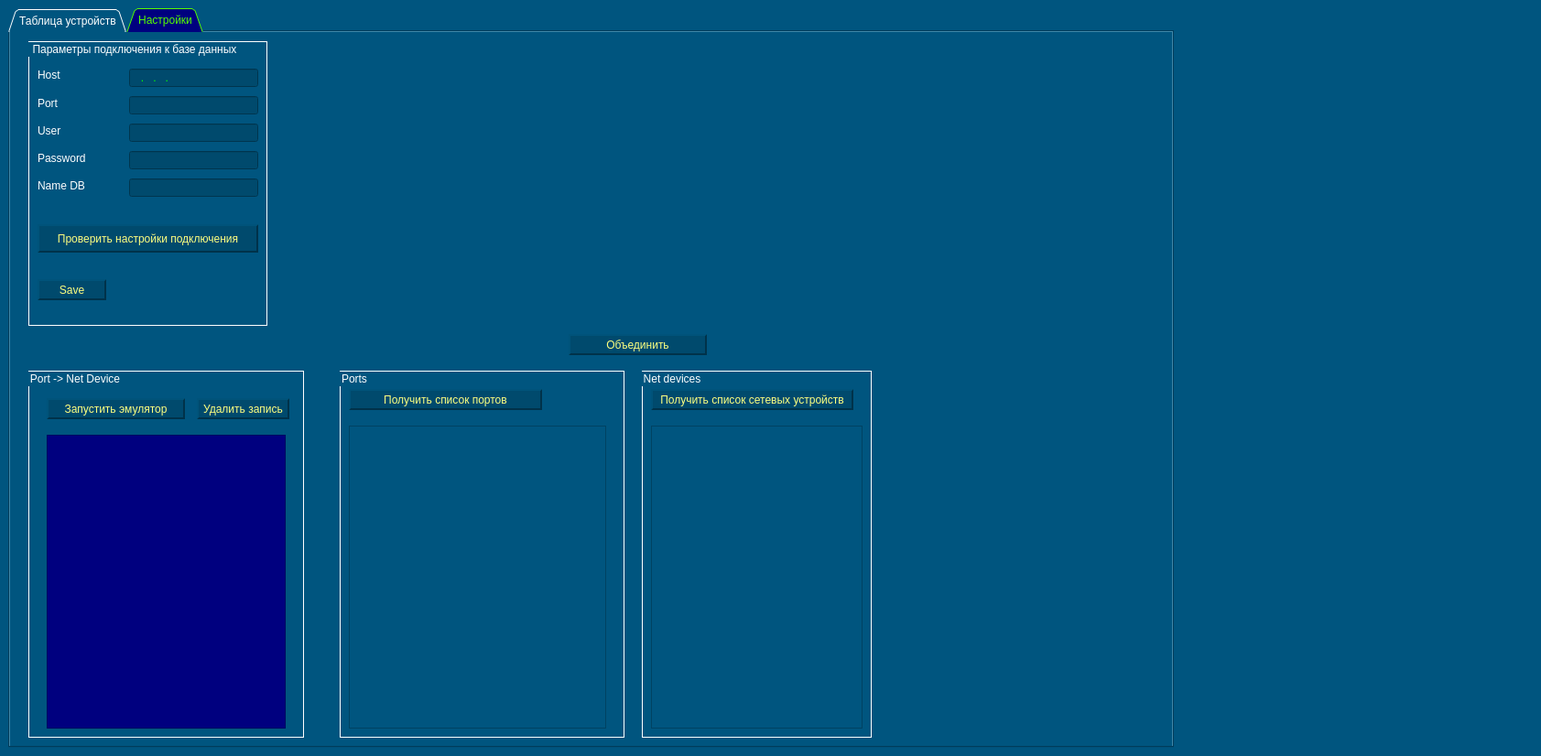
<?xml version="1.0" encoding="UTF-8"?>
<ui version="4.0">
 <class>MainWindow</class>
 <widget class="QMainWindow" name="MainWindow">
  <property name="geometry">
   <rect>
    <x>0</x>
    <y>0</y>
    <width>1683</width>
    <height>826</height>
   </rect>
  </property>
  <property name="windowTitle">
   <string>Эмулятор устройств ModBus &amp; Sigma</string>
  </property>
  <property name="styleSheet">
   <string notr="true">background-color: rgb(0, 85, 127);</string>
  </property>
  <widget class="QWidget" name="centralwidget">
   <property name="maximumSize">
    <size>
     <width>1291</width>
     <height>16777215</height>
    </size>
   </property>
   <layout class="QVBoxLayout" name="verticalLayout_3">
    <item>
     <widget class="QTabWidget" name="tabWidget">
      <property name="sizePolicy">
       <sizepolicy hsizetype="Expanding" vsizetype="Expanding">
        <horstretch>0</horstretch>
        <verstretch>0</verstretch>
       </sizepolicy>
      </property>
      <property name="styleSheet">
       <string notr="true">QTabWidget {
	border-color: rgb(255, 255, 255);
	border: none;
	border-left: 1px solid rgb(0, 83, 122);
	border-top: 1px solid rgb(0, 83, 122);
	border-right: 1px solid rgb(0, 50, 74);	
	border-bottom: 1px solid rgb(0, 50, 74);
}

QTabBar {
	color: rgb(255, 255, 255);
}

QTabBar::tab:selected  {
    background-color:rgb(0, 0, 127);
	color: rgb(85, 255, 0);
}
</string>
      </property>
      <property name="tabShape">
       <enum>QTabWidget::Triangular</enum>
      </property>
      <property name="currentIndex">
       <number>1</number>
      </property>
      <widget class="QWidget" name="main_tab">
       <attribute name="title">
        <string>Таблица устройств</string>
       </attribute>
       <layout class="QHBoxLayout" name="horizontalLayout_3">
        <item>
         <layout class="QGridLayout" name="gridLayout_2">
          <item row="0" column="2">
           <layout class="QVBoxLayout" name="verticalLayout_2">
            <item>
             <layout class="QHBoxLayout" name="horizontalLayout_5">
              <item>
               <spacer name="horizontalSpacer">
                <property name="orientation">
                 <enum>Qt::Horizontal</enum>
                </property>
                <property name="sizeHint" stdset="0">
                 <size>
                  <width>40</width>
                  <height>20</height>
                 </size>
                </property>
               </spacer>
              </item>
              <item>
               <widget class="QLabel" name="ipr_label">
                <property name="styleSheet">
                 <string notr="true">QLabel {
	color: rgb(255, 255, 255);
	border: 1px solid rgb(0, 160, 0);
}
</string>
                </property>
                <property name="text">
                 <string>ИП-535

1</string>
                </property>
                <property name="alignment">
                 <set>Qt::AlignHCenter|Qt::AlignTop</set>
                </property>
                <property name="margin">
                 <number>5</number>
                </property>
                <property name="indent">
                 <number>0</number>
                </property>
               </widget>
              </item>
              <item>
               <widget class="QLabel" name="ip_101_lbl">
                <property name="styleSheet">
                 <string notr="true">QLabel {
	color: rgb(255, 255, 255);
	border: 1px solid rgb(0, 160, 0);
}
</string>
                </property>
                <property name="text">
                 <string>ИПП
Гелиос
2</string>
                </property>
                <property name="alignment">
                 <set>Qt::AlignHCenter|Qt::AlignTop</set>
                </property>
                <property name="margin">
                 <number>5</number>
                </property>
                <property name="indent">
                 <number>0</number>
                </property>
               </widget>
              </item>
              <item>
               <widget class="QLabel" name="label_12">
                <property name="styleSheet">
                 <string notr="true">QLabel {
	color: rgb(255, 255, 255);
	border: 1px solid rgb(0, 160, 0);
}
</string>
                </property>
                <property name="text">
                 <string>ИП-101

3</string>
                </property>
                <property name="alignment">
                 <set>Qt::AlignHCenter|Qt::AlignTop</set>
                </property>
                <property name="margin">
                 <number>5</number>
                </property>
                <property name="indent">
                 <number>0</number>
                </property>
               </widget>
              </item>
              <item>
               <widget class="QLabel" name="label_4">
                <property name="styleSheet">
                 <string notr="true">QLabel {
	color: rgb(255, 255, 255);
	border: 1px solid rgb(0, 160, 0);
}
</string>
                </property>
                <property name="text">
                 <string>ИП-330
Кречет
4</string>
                </property>
                <property name="alignment">
                 <set>Qt::AlignHCenter|Qt::AlignTop</set>
                </property>
                <property name="margin">
                 <number>5</number>
                </property>
                <property name="indent">
                 <number>0</number>
                </property>
               </widget>
              </item>
              <item>
               <widget class="QLabel" name="label_10">
                <property name="styleSheet">
                 <string notr="true">QLabel {
	color: rgb(255, 255, 255);
	border: 1px solid rgb(0, 160, 0);
}
</string>
                </property>
                <property name="text">
                 <string>ИП-329
Феникс
5</string>
                </property>
                <property name="alignment">
                 <set>Qt::AlignHCenter|Qt::AlignTop</set>
                </property>
                <property name="margin">
                 <number>5</number>
                </property>
                <property name="indent">
                 <number>0</number>
                </property>
               </widget>
              </item>
              <item>
               <widget class="QLabel" name="label_6">
                <property name="styleSheet">
                 <string notr="true">QLabel {
	color: rgb(255, 255, 255);
	border: 1px solid rgb(0, 160, 0);
}
</string>
                </property>
                <property name="text">
                 <string>ИПЭС

6</string>
                </property>
                <property name="alignment">
                 <set>Qt::AlignHCenter|Qt::AlignTop</set>
                </property>
                <property name="margin">
                 <number>5</number>
                </property>
                <property name="indent">
                 <number>0</number>
                </property>
               </widget>
              </item>
              <item>
               <widget class="QLabel" name="label">
                <property name="styleSheet">
                 <string notr="true">QLabel {
	color: rgb(255, 255, 255);
	border: 1px solid rgb(0, 160, 0);
}
</string>
                </property>
                <property name="text">
                 <string>МИП

7</string>
                </property>
                <property name="alignment">
                 <set>Qt::AlignHCenter|Qt::AlignTop</set>
                </property>
                <property name="margin">
                 <number>5</number>
                </property>
                <property name="indent">
                 <number>0</number>
                </property>
               </widget>
              </item>
              <item>
               <widget class="QLabel" name="label_3">
                <property name="styleSheet">
                 <string notr="true">QLabel {
	color: rgb(255, 255, 255);
	border: 1px solid rgb(0, 160, 0);
}
</string>
                </property>
                <property name="text">
                 <string>ИПА

8</string>
                </property>
                <property name="alignment">
                 <set>Qt::AlignHCenter|Qt::AlignTop</set>
                </property>
                <property name="margin">
                 <number>5</number>
                </property>
                <property name="indent">
                 <number>0</number>
                </property>
               </widget>
              </item>
              <item>
               <widget class="QLabel" name="label_2">
                <property name="styleSheet">
                 <string notr="true">QLabel {
	color: rgb(255, 255, 255);
	border: 1px solid rgb(0, 160, 0);
}
</string>
                </property>
                <property name="text">
                 <string>NLS

9</string>
                </property>
                <property name="alignment">
                 <set>Qt::AlignHCenter|Qt::AlignTop</set>
                </property>
                <property name="margin">
                 <number>5</number>
                </property>
                <property name="indent">
                 <number>0</number>
                </property>
               </widget>
              </item>
              <item>
               <widget class="QLabel" name="label_7">
                <property name="styleSheet">
                 <string notr="true">QLabel {
	color: rgb(255, 255, 255);
	border: 1px solid rgb(0, 160, 0);
}
</string>
                </property>
                <property name="text">
                 <string>А2ДПИ

11</string>
                </property>
                <property name="alignment">
                 <set>Qt::AlignHCenter|Qt::AlignTop</set>
                </property>
                <property name="margin">
                 <number>5</number>
                </property>
                <property name="indent">
                 <number>0</number>
                </property>
               </widget>
              </item>
              <item>
               <widget class="QLabel" name="label_8">
                <property name="styleSheet">
                 <string notr="true">QLabel {
	color: rgb(255, 255, 255);
	border: 1px solid rgb(0, 160, 0);
}
</string>
                </property>
                <property name="text">
                 <string>ИР

12</string>
                </property>
                <property name="alignment">
                 <set>Qt::AlignHCenter|Qt::AlignTop</set>
                </property>
                <property name="margin">
                 <number>5</number>
                </property>
                <property name="indent">
                 <number>0</number>
                </property>
               </widget>
              </item>
              <item>
               <widget class="QLabel" name="label_5">
                <property name="styleSheet">
                 <string notr="true">QLabel {
	color: rgb(255, 255, 255);
	border: 1px solid rgb(0, 160, 0);
}
</string>
                </property>
                <property name="text">
                 <string>МКЗ

13</string>
                </property>
                <property name="alignment">
                 <set>Qt::AlignHCenter|Qt::AlignTop</set>
                </property>
                <property name="margin">
                 <number>5</number>
                </property>
                <property name="indent">
                 <number>0</number>
                </property>
               </widget>
              </item>
             </layout>
            </item>
           </layout>
          </item>
          <item row="0" column="1">
           <widget class="QGroupBox" name="groupBox">
            <property name="sizePolicy">
             <sizepolicy hsizetype="Fixed" vsizetype="Fixed">
              <horstretch>0</horstretch>
              <verstretch>0</verstretch>
             </sizepolicy>
            </property>
            <property name="whatsThis">
             <string>&lt;html&gt;&lt;head/&gt;&lt;body&gt;&lt;p&gt;Для изменения состояния датчика нужно выбрать датчик в таблице и нажать на соответствующую кнопку состояния.&lt;/p&gt;&lt;/body&gt;&lt;/html&gt;</string>
            </property>
            <property name="styleSheet">
             <string notr="true">QGroupBox {
	color: rgb(255, 255, 255);
	
}
</string>
            </property>
            <property name="title">
             <string>Изменение состояния выбранного датчика.</string>
            </property>
            <layout class="QGridLayout" name="gridLayout">
             <item row="0" column="0">
              <layout class="QVBoxLayout" name="verticalLayout">
               <item>
                <layout class="QHBoxLayout" name="horizontalLayout_2"/>
               </item>
               <item>
                <layout class="QHBoxLayout" name="horizontalLayout">
                 <item>
                  <widget class="QPushButton" name="normal_btn">
                   <property name="sizePolicy">
                    <sizepolicy hsizetype="Fixed" vsizetype="Fixed">
                     <horstretch>0</horstretch>
                     <verstretch>0</verstretch>
                    </sizepolicy>
                   </property>
                   <property name="minimumSize">
                    <size>
                     <width>110</width>
                     <height>20</height>
                    </size>
                   </property>
                   <property name="styleSheet">
                    <string notr="true">QPushButton {
	background-color: rgb(157, 242, 160);
	border: none;

	font: 75 10pt &quot;Georgia&quot;;
	color: rgb(0, 0, 0);
	border-radius: 6px;
}

QPushButton:hover {
	background-color: rgb(152, 234, 154);
	border-left: 2px solid rgb(0, 160, 0);
	border-top: 2px solid rgb(0, 160, 0);
	border-right: 2px solid rgb(0, 160, 0);	
	border-bottom: 2px solid rgb(0, 160, 0);
}

QPushButton:pressed {
	background-color: rgb(157, 242, 160);
	background-color: rgb(143, 220, 146);
	border-left: 2px solid rgb(0, 130, 0);
	border-top: 2px solid rgb(0, 130, 0);
	border-right: 2px solid rgb(0, 130, 0);	
	border-bottom: 2px solid rgb(0, 130, 0);
}
</string>
                   </property>
                   <property name="text">
                    <string>Норма</string>
                   </property>
                  </widget>
                 </item>
                 <item>
                  <widget class="QPushButton" name="fire_btn">
                   <property name="sizePolicy">
                    <sizepolicy hsizetype="Fixed" vsizetype="Fixed">
                     <horstretch>0</horstretch>
                     <verstretch>0</verstretch>
                    </sizepolicy>
                   </property>
                   <property name="minimumSize">
                    <size>
                     <width>110</width>
                     <height>20</height>
                    </size>
                   </property>
                   <property name="baseSize">
                    <size>
                     <width>100</width>
                     <height>0</height>
                    </size>
                   </property>
                   <property name="styleSheet">
                    <string notr="true">QPushButton {
	background-color: rgb(173, 0, 0);
	font: 75 10pt &quot;Georgia&quot;;
	color: rgb(0, 0, 0);
	border-radius: 6px;
}

QPushButton:hover {
	background-color: rgb(173, 0, 0);;
	border-left: 2px solid rgb(0, 160, 0);
	border-top: 2px solid rgb(0, 160, 0);
	border-right: 2px solid rgb(0, 160, 0);	
	border-bottom: 2px solid rgb(0, 160, 0);
}

QPushButton:pressed {
	background-color: rgb(173, 0, 0);
	border-left: 2px solid rgb(0, 130, 0);
	border-top: 2px solid rgb(0, 130, 0);
	border-right: 2px solid rgb(0, 130, 0);	
	border-bottom: 2px solid rgb(0, 130, 0);
}
</string>
                   </property>
                   <property name="text">
                    <string>Пожар</string>
                   </property>
                  </widget>
                 </item>
                 <item>
                  <widget class="QPushButton" name="failure_btn">
                   <property name="sizePolicy">
                    <sizepolicy hsizetype="Fixed" vsizetype="Fixed">
                     <horstretch>0</horstretch>
                     <verstretch>0</verstretch>
                    </sizepolicy>
                   </property>
                   <property name="minimumSize">
                    <size>
                     <width>110</width>
                     <height>20</height>
                    </size>
                   </property>
                   <property name="maximumSize">
                    <size>
                     <width>100</width>
                     <height>16777215</height>
                    </size>
                   </property>
                   <property name="styleSheet">
                    <string notr="true">QPushButton {
	background-color: rgb(255, 140, 0);
	font: 75 10pt &quot;Georgia&quot;;
	color: rgb(0, 0, 0);
	border-radius: 6px;
}

QPushButton:hover {
	background-color: rgb(255, 140, 0);
	border-left: 2px solid rgb(0, 160, 0);
	border-top: 2px solid rgb(0, 160, 0);
	border-right: 2px solid rgb(0, 160, 0);	
	border-bottom: 2px solid rgb(0, 160, 0);
}

QPushButton:pressed {
	background-color: rgb(255, 140, 0);
	border-left: 2px solid rgb(0, 130, 0);
	border-top: 2px solid rgb(0, 130, 0);
	border-right: 2px solid rgb(0, 130, 0);	
	border-bottom: 2px solid rgb(0, 130, 0);
}</string>
                   </property>
                   <property name="text">
                    <string>Неисправность</string>
                   </property>
                  </widget>
                 </item>
                </layout>
               </item>
              </layout>
             </item>
            </layout>
           </widget>
          </item>
          <item row="2" column="1" colspan="2">
           <widget class="QTableWidget" name="output_table">
            <property name="styleSheet">
             <string notr="true">QHeaderView::section:horizontal {
    color: #fff;
    background-color: rgb(0, 85, 127);
 }
QTableWidget {
	font: 63 8pt &quot;Yu Gothic UI Semibold&quot;;
}
</string>
            </property>
           </widget>
          </item>
         </layout>
        </item>
       </layout>
      </widget>
      <widget class="QWidget" name="settings_tab">
       <attribute name="title">
        <string>Настройки</string>
       </attribute>
       <widget class="QGroupBox" name="port_and_ne_dev_groupBox">
        <property name="geometry">
         <rect>
          <x>20</x>
          <y>370</y>
          <width>301</width>
          <height>401</height>
         </rect>
        </property>
        <property name="sizePolicy">
         <sizepolicy hsizetype="Fixed" vsizetype="Fixed">
          <horstretch>0</horstretch>
          <verstretch>0</verstretch>
         </sizepolicy>
        </property>
        <property name="styleSheet">
         <string notr="true">QGroupBox {
	color: rgb(255, 255, 255);
	font: 10pt &quot;Tahoma&quot;;
	border: 1px solid rgb(255, 255, 255);
}</string>
        </property>
        <property name="title">
         <string>Port -&gt; Net Device</string>
        </property>
        <widget class="QTableWidget" name="port_and_net_dev_tableWidget">
         <property name="geometry">
          <rect>
           <x>20</x>
           <y>70</y>
           <width>261</width>
           <height>321</height>
          </rect>
         </property>
         <property name="styleSheet">
          <string notr="true">QHeaderView::section:horizontal {
    color: #fff;
    background-color: rgb(0, 85, 127);
 }
QTableWidget {
	background-color: rgb(0, 0, 127);
	color: rgb(85, 255, 0);
	font: 63 8pt &quot;Yu Gothic UI Semibold&quot;;
}
</string>
         </property>
        </widget>
        <widget class="QPushButton" name="send_table_btn">
         <property name="geometry">
          <rect>
           <x>20</x>
           <y>30</y>
           <width>151</width>
           <height>23</height>
          </rect>
         </property>
         <property name="styleSheet">
          <string notr="true">QPushButton {
	background-color: rgb(0, 74, 109);
	color: rgb(255, 255, 127);
	border: none;
	border-left: 2px solid rgb(0, 83, 122);
	border-top: 2px solid rgb(0, 83, 122);
	border-right: 2px solid rgb(0, 50, 74);	
	border-bottom: 2px solid rgb(0, 50, 74);
}

QPushButton:hover {
	background-color: rgb(0, 74, 109);
	color:rgb(0, 255, 0);
}

QPushButton:pressed {
	background-color: rgb(0, 74, 109);
	color: rgb(0, 255, 0);
	border-left: 2px solid rgb(0, 64, 94);
	border-top: 2px solid rgb(0, 64, 94);
	border-right: 2px solid rgb(0, 83, 122);	
	border-bottom: 2px solid rgb(0, 83, 122);
}</string>
         </property>
         <property name="text">
          <string>Запустить эмулятор</string>
         </property>
        </widget>
        <widget class="QPushButton" name="delete_line_btn">
         <property name="geometry">
          <rect>
           <x>184</x>
           <y>30</y>
           <width>101</width>
           <height>23</height>
          </rect>
         </property>
         <property name="styleSheet">
          <string notr="true">QPushButton {
	background-color: rgb(0, 74, 109);
	color: rgb(255, 255, 127);
	border: none;
	border-left: 2px solid rgb(0, 83, 122);
	border-top: 2px solid rgb(0, 83, 122);
	border-right: 2px solid rgb(0, 50, 74);	
	border-bottom: 2px solid rgb(0, 50, 74);
}

QPushButton:hover {
	background-color: rgb(0, 74, 109);
	color:rgb(0, 255, 0);
}

QPushButton:pressed {
	background-color: rgb(0, 74, 109);
	color: rgb(0, 255, 0);
	border-left: 2px solid rgb(0, 64, 94);
	border-top: 2px solid rgb(0, 64, 94);
	border-right: 2px solid rgb(0, 83, 122);	
	border-bottom: 2px solid rgb(0, 83, 122);
}</string>
         </property>
         <property name="text">
          <string>Удалить запись</string>
         </property>
        </widget>
       </widget>
       <widget class="QGroupBox" name="ports_groupBox">
        <property name="geometry">
         <rect>
          <x>360</x>
          <y>370</y>
          <width>311</width>
          <height>401</height>
         </rect>
        </property>
        <property name="sizePolicy">
         <sizepolicy hsizetype="Fixed" vsizetype="Fixed">
          <horstretch>0</horstretch>
          <verstretch>0</verstretch>
         </sizepolicy>
        </property>
        <property name="styleSheet">
         <string notr="true">QGroupBox {
	color: rgb(255, 255, 255);
	font: 10pt &quot;Tahoma&quot;;
	border: 1px solid rgb(255, 255, 255);
}</string>
        </property>
        <property name="title">
         <string>Ports</string>
        </property>
        <widget class="QListWidget" name="ports_listWidget">
         <property name="geometry">
          <rect>
           <x>10</x>
           <y>60</y>
           <width>281</width>
           <height>331</height>
          </rect>
         </property>
         <property name="styleSheet">
          <string notr="true">QListWidget {
	color: rgb(85, 255, 255);
}

QListWidget::item:selected {
    background-color: rgb(0, 74, 109);
}
</string>
         </property>
        </widget>
        <widget class="QPushButton" name="get_ports_btn">
         <property name="geometry">
          <rect>
           <x>10</x>
           <y>20</y>
           <width>211</width>
           <height>23</height>
          </rect>
         </property>
         <property name="styleSheet">
          <string notr="true">QPushButton {
	background-color: rgb(0, 74, 109);
	color: rgb(255, 255, 127);
	border: none;
	border-left: 2px solid rgb(0, 83, 122);
	border-top: 2px solid rgb(0, 83, 122);
	border-right: 2px solid rgb(0, 50, 74);	
	border-bottom: 2px solid rgb(0, 50, 74);
}

QPushButton:hover {
	background-color: rgb(0, 74, 109);
	color:rgb(0, 255, 0);
}

QPushButton:pressed {
	background-color: rgb(0, 74, 109);
	color: rgb(0, 255, 0);
	border-left: 2px solid rgb(0, 64, 94);
	border-top: 2px solid rgb(0, 64, 94);
	border-right: 2px solid rgb(0, 83, 122);	
	border-bottom: 2px solid rgb(0, 83, 122);
}</string>
         </property>
         <property name="text">
          <string>Получить список портов</string>
         </property>
        </widget>
       </widget>
       <widget class="QGroupBox" name="net_dev_groupBox">
        <property name="geometry">
         <rect>
          <x>690</x>
          <y>370</y>
          <width>251</width>
          <height>401</height>
         </rect>
        </property>
        <property name="sizePolicy">
         <sizepolicy hsizetype="Fixed" vsizetype="Fixed">
          <horstretch>0</horstretch>
          <verstretch>0</verstretch>
         </sizepolicy>
        </property>
        <property name="styleSheet">
         <string notr="true">QGroupBox {
	color: rgb(255, 255, 255);
	font: 10pt &quot;Tahoma&quot;;
	border: 1px solid rgb(255, 255, 255);
}
</string>
        </property>
        <property name="title">
         <string>Net devices</string>
        </property>
        <widget class="QListWidget" name="net_dev_listWidget">
         <property name="geometry">
          <rect>
           <x>10</x>
           <y>60</y>
           <width>231</width>
           <height>331</height>
          </rect>
         </property>
         <property name="styleSheet">
          <string notr="true">QListWidget {
	color: rgb(85, 255, 255);
}

QListWidget::item:selected {
    background-color: rgb(0, 74, 109);
}

QListWidget:hower {
   background-color: rgb(0, 124, 181);
}</string>
         </property>
        </widget>
        <widget class="QPushButton" name="get_net_dev_btn">
         <property name="geometry">
          <rect>
           <x>10</x>
           <y>20</y>
           <width>221</width>
           <height>23</height>
          </rect>
         </property>
         <property name="styleSheet">
          <string notr="true">QPushButton {
	background-color: rgb(0, 74, 109);
	color: rgb(255, 255, 127);
	border: none;
	border-left: 2px solid rgb(0, 83, 122);
	border-top: 2px solid rgb(0, 83, 122);
	border-right: 2px solid rgb(0, 50, 74);	
	border-bottom: 2px solid rgb(0, 50, 74);
}

QPushButton:hover {
	background-color: rgb(0, 74, 109);
	color:rgb(0, 255, 0);
}

QPushButton:pressed {
	background-color: rgb(0, 74, 109);
	color: rgb(0, 255, 0);
	border-left: 2px solid rgb(0, 64, 94);
	border-top: 2px solid rgb(0, 64, 94);
	border-right: 2px solid rgb(0, 83, 122);	
	border-bottom: 2px solid rgb(0, 83, 122);
}</string>
         </property>
         <property name="text">
          <string>Получить список сетевых устройств</string>
         </property>
        </widget>
       </widget>
       <widget class="QGroupBox" name="groupBox_2">
        <property name="geometry">
         <rect>
          <x>20</x>
          <y>10</y>
          <width>261</width>
          <height>311</height>
         </rect>
        </property>
        <property name="sizePolicy">
         <sizepolicy hsizetype="Fixed" vsizetype="Fixed">
          <horstretch>0</horstretch>
          <verstretch>0</verstretch>
         </sizepolicy>
        </property>
        <property name="minimumSize">
         <size>
          <width>261</width>
          <height>311</height>
         </size>
        </property>
        <property name="styleSheet">
         <string notr="true">QGroupBox {
	color: rgb(255, 255, 255);
	border: 1px solid rgb(255, 255, 255);
}</string>
        </property>
        <property name="title">
         <string>Параметры подключения к базе данных</string>
        </property>
        <widget class="QLabel" name="port_db_lbl">
         <property name="geometry">
          <rect>
           <x>10</x>
           <y>60</y>
           <width>47</width>
           <height>16</height>
          </rect>
         </property>
         <property name="styleSheet">
          <string notr="true">QLabel {
	color: rgb(255, 255, 255);
}</string>
         </property>
         <property name="text">
          <string>Port</string>
         </property>
        </widget>
        <widget class="QLabel" name="host_db_lbl">
         <property name="geometry">
          <rect>
           <x>10</x>
           <y>30</y>
           <width>47</width>
           <height>14</height>
          </rect>
         </property>
         <property name="styleSheet">
          <string notr="true">QLabel {
	color: rgb(255, 255, 255);
}</string>
         </property>
         <property name="text">
          <string>Host</string>
         </property>
        </widget>
        <widget class="QLabel" name="user_db_lbl">
         <property name="geometry">
          <rect>
           <x>10</x>
           <y>90</y>
           <width>51</width>
           <height>16</height>
          </rect>
         </property>
         <property name="styleSheet">
          <string notr="true">QLabel {
	color: rgb(255, 255, 255);
}</string>
         </property>
         <property name="text">
          <string>User</string>
         </property>
        </widget>
        <widget class="QLabel" name="pass_db_lbl">
         <property name="geometry">
          <rect>
           <x>10</x>
           <y>120</y>
           <width>61</width>
           <height>16</height>
          </rect>
         </property>
         <property name="styleSheet">
          <string notr="true">QLabel {
	color: rgb(255, 255, 255);
}</string>
         </property>
         <property name="text">
          <string>Password</string>
         </property>
        </widget>
        <widget class="QLabel" name="name_db_lbl">
         <property name="geometry">
          <rect>
           <x>10</x>
           <y>150</y>
           <width>61</width>
           <height>16</height>
          </rect>
         </property>
         <property name="styleSheet">
          <string notr="true">QLabel {
	color: rgb(255, 255, 255);
}</string>
         </property>
         <property name="text">
          <string>Name DB</string>
         </property>
        </widget>
        <widget class="QLineEdit" name="host_db_lineEdit">
         <property name="geometry">
          <rect>
           <x>110</x>
           <y>30</y>
           <width>141</width>
           <height>20</height>
          </rect>
         </property>
         <property name="toolTip">
          <string>&lt;html&gt;&lt;head/&gt;&lt;body&gt;&lt;p&gt;Адрес (IP4) подключения к БД&lt;/p&gt;&lt;/body&gt;&lt;/html&gt;</string>
         </property>
         <property name="styleSheet">
          <string notr="true">QLineEdit {
background-color: rgb(0, 74, 109);
color: rgb(4, 255, 0);
}

QToolTip {
	color: rgb(0, 0, 127);
}</string>
         </property>
         <property name="inputMask">
          <string>000\.000\.000\.000</string>
         </property>
         <property name="text">
          <string>...</string>
         </property>
        </widget>
        <widget class="QLineEdit" name="port_db_lineEdit">
         <property name="geometry">
          <rect>
           <x>110</x>
           <y>60</y>
           <width>141</width>
           <height>20</height>
          </rect>
         </property>
         <property name="toolTip">
          <string>&lt;html&gt;&lt;head/&gt;&lt;body&gt;&lt;p&gt;Номер порта должен быть в диапазоне &lt;span style=&quot; font-family:'JetBrains Mono','monospace'; font-size:10pt; font-weight:600; font-style:italic; color:#ff0000;&quot;&gt;1024-49151&lt;/span&gt;&lt;/p&gt;&lt;/body&gt;&lt;/html&gt;</string>
         </property>
         <property name="styleSheet">
          <string notr="true">QLineEdit {
background-color: rgb(0, 74, 109);
color: rgb(4, 255, 0);
}

QToolTip {
	color: rgb(0, 0, 127);
}</string>
         </property>
         <property name="inputMask">
          <string>00009</string>
         </property>
         <property name="text">
          <string/>
         </property>
        </widget>
        <widget class="QLineEdit" name="user_db_lineEdit">
         <property name="geometry">
          <rect>
           <x>110</x>
           <y>90</y>
           <width>141</width>
           <height>20</height>
          </rect>
         </property>
         <property name="toolTip">
          <string>&lt;html&gt;&lt;head/&gt;&lt;body&gt;&lt;p&gt;Логин базы данных&lt;/p&gt;&lt;/body&gt;&lt;/html&gt;</string>
         </property>
         <property name="styleSheet">
          <string notr="true">QLineEdit {
background-color: rgb(0, 74, 109);
color: rgb(4, 255, 0);
}

QToolTip {
	color: rgb(0, 0, 127);
}</string>
         </property>
         <property name="text">
          <string/>
         </property>
        </widget>
        <widget class="QLineEdit" name="pass_db_lineEdit">
         <property name="geometry">
          <rect>
           <x>110</x>
           <y>120</y>
           <width>141</width>
           <height>20</height>
          </rect>
         </property>
         <property name="toolTip">
          <string>&lt;html&gt;&lt;head/&gt;&lt;body&gt;&lt;p&gt;Пароль базы данных&lt;/p&gt;&lt;/body&gt;&lt;/html&gt;</string>
         </property>
         <property name="styleSheet">
          <string notr="true">QLineEdit {
background-color: rgb(0, 74, 109);
color: rgb(4, 255, 0);
}

QToolTip {
	color: rgb(0, 0, 127);
}</string>
         </property>
         <property name="text">
          <string/>
         </property>
        </widget>
        <widget class="QLineEdit" name="name_db_lineEdit">
         <property name="geometry">
          <rect>
           <x>110</x>
           <y>150</y>
           <width>141</width>
           <height>20</height>
          </rect>
         </property>
         <property name="toolTip">
          <string>&lt;html&gt;&lt;head/&gt;&lt;body&gt;&lt;p&gt;Имя базы данных&lt;/p&gt;&lt;/body&gt;&lt;/html&gt;</string>
         </property>
         <property name="styleSheet">
          <string notr="true">QLineEdit {
background-color: rgb(0, 74, 109);
color: rgb(4, 255, 0);
}

QToolTip {
	color: rgb(0, 0, 127);
}</string>
         </property>
         <property name="text">
          <string/>
         </property>
        </widget>
        <widget class="QPushButton" name="save_db_btn">
         <property name="geometry">
          <rect>
           <x>10</x>
           <y>260</y>
           <width>75</width>
           <height>23</height>
          </rect>
         </property>
         <property name="toolTip">
          <string>&lt;html&gt;&lt;head/&gt;&lt;body&gt;&lt;p&gt;Сохранение настроек для дальнейшей работы &lt;/p&gt;&lt;/body&gt;&lt;/html&gt;</string>
         </property>
         <property name="styleSheet">
          <string notr="true">QPushButton {
	background-color: rgb(0, 74, 109);
	color: rgb(255, 255, 127);
	border: none;
	border-left: 2px solid rgb(0, 83, 122);
	border-top: 2px solid rgb(0, 83, 122);
	border-right: 2px solid rgb(0, 50, 74);	
	border-bottom: 2px solid rgb(0, 50, 74);
}

QPushButton:hover {
	background-color: rgb(0, 74, 109);
	color:rgb(0, 255, 0);
}

QPushButton:pressed {
	background-color: rgb(0, 74, 109);
	color: rgb(0, 255, 0);
	border-left: 2px solid rgb(0, 64, 94);
	border-top: 2px solid rgb(0, 64, 94);
	border-right: 2px solid rgb(0, 83, 122);	
	border-bottom: 2px solid rgb(0, 83, 122);
}</string>
         </property>
         <property name="text">
          <string>Save</string>
         </property>
        </widget>
        <widget class="QPushButton" name="check_db_btn">
         <property name="geometry">
          <rect>
           <x>10</x>
           <y>200</y>
           <width>241</width>
           <height>31</height>
          </rect>
         </property>
         <property name="toolTip">
          <string>&lt;html&gt;&lt;head/&gt;&lt;body&gt;&lt;p&gt;Проверка подключения к базе данных&lt;/p&gt;&lt;/body&gt;&lt;/html&gt;</string>
         </property>
         <property name="styleSheet">
          <string notr="true">QPushButton {
	background-color: rgb(0, 74, 109);
	color: rgb(255, 255, 127);
	border: none;
	border-left: 2px solid rgb(0, 83, 122);
	border-top: 2px solid rgb(0, 83, 122);
	border-right: 2px solid rgb(0, 50, 74);	
	border-bottom: 2px solid rgb(0, 50, 74);
}

QPushButton:hover {
	background-color: rgb(0, 74, 109);
	color:rgb(0, 255, 0);
}

QPushButton:pressed {
	background-color: rgb(0, 74, 109);
	color: rgb(0, 255, 0);
	border-left: 2px solid rgb(0, 64, 94);
	border-top: 2px solid rgb(0, 64, 94);
	border-right: 2px solid rgb(0, 83, 122);	
	border-bottom: 2px solid rgb(0, 83, 122);
}</string>
         </property>
         <property name="text">
          <string>Проверить настройки подключения</string>
         </property>
        </widget>
       </widget>
       <widget class="QPushButton" name="join_btn">
        <property name="geometry">
         <rect>
          <x>610</x>
          <y>330</y>
          <width>151</width>
          <height>23</height>
         </rect>
        </property>
        <property name="styleSheet">
         <string notr="true">QPushButton {
	background-color: rgb(0, 74, 109);
	color: rgb(255, 255, 127);
	border: none;
	border-left: 2px solid rgb(0, 83, 122);
	border-top: 2px solid rgb(0, 83, 122);
	border-right: 2px solid rgb(0, 50, 74);	
	border-bottom: 2px solid rgb(0, 50, 74);
}

QPushButton:hover {
	background-color: rgb(0, 74, 109);
	color:rgb(0, 255, 0);
}

QPushButton:pressed {
	background-color: rgb(0, 74, 109);
	color: rgb(0, 255, 0);
	border-left: 2px solid rgb(0, 64, 94);
	border-top: 2px solid rgb(0, 64, 94);
	border-right: 2px solid rgb(0, 83, 122);	
	border-bottom: 2px solid rgb(0, 83, 122);
}</string>
        </property>
        <property name="text">
         <string>Объединить</string>
        </property>
       </widget>
      </widget>
     </widget>
    </item>
   </layout>
  </widget>
 </widget>
 <resources/>
 <connections/>
</ui>
